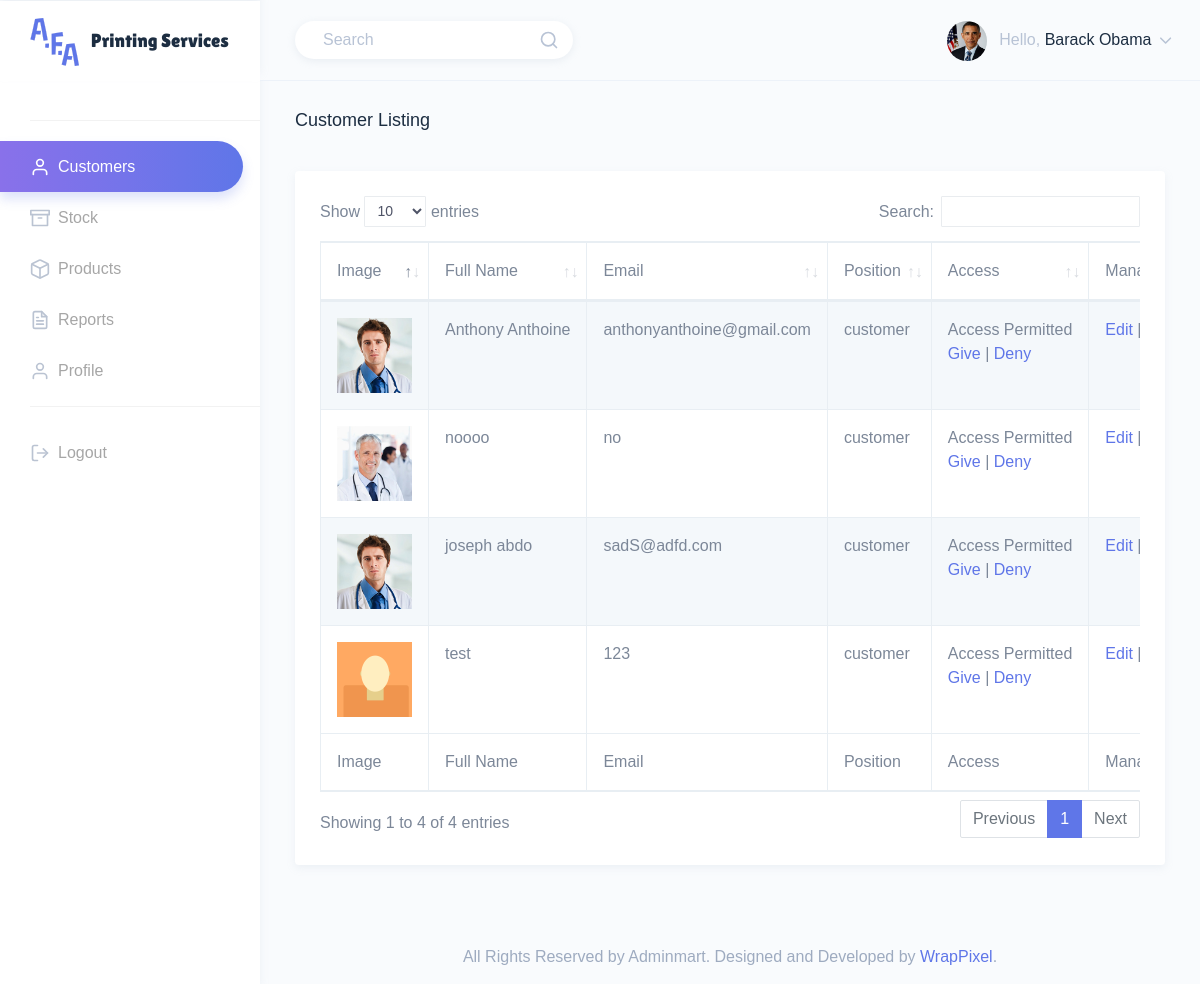
The app's page /src/html/manager/index.php (signed in) with its own data.
### tables this page shows
CREATE TABLE IF NOT EXISTS `user` (
  `user_id` int NOT NULL AUTO_INCREMENT,
  `full_name` varchar(150) NOT NULL,
  `email` varchar(150) NOT NULL,
  `phone` varchar(150) NOT NULL,
  `username` varchar(150) NOT NULL,
  `password` varchar(150) NOT NULL,
  `role` int NOT NULL,
  `access` tinyint(1) NOT NULL,
  `image_url` varchar(150) NOT NULL,
  PRIMARY KEY (`user_id`),
  KEY `role` (`role`)
);

CREATE TABLE IF NOT EXISTS `customer` (
  `customer_id` int NOT NULL AUTO_INCREMENT,
  `full_name` varchar(150) NOT NULL,
  `email` varchar(150) NOT NULL,
  `phone` varchar(150) NOT NULL,
  `username` varchar(150) NOT NULL,
  `password` varchar(255) NOT NULL,
  `image_url` varchar(150) NOT NULL,
  `access` tinyint(1) NOT NULL,
  PRIMARY KEY (`customer_id`)
);

### src/html/manager/index.php (the view, shortened to what this page needs)
<?php
    require_once('../../database/db.php');
    $sql = "SELECT full_name, image_url FROM user WHERE user_id=".$_SESSION['id']."";
    $query_result = mysqli_query($conn, $sql);
    while($record = mysqli_fetch_assoc($query_result)) {
      $user_info[] = $record;
    }
    $image_path=json_decode($user_info[0]['image_url'], true);
    $sql = "SELECT * FROM customer";
    $query_result = mysqli_query($conn, $sql);
    while($record = mysqli_fetch_assoc($query_result)) {
      $customer[] = $record;
    }
?>
<!DOCTYPE html>
<html dir="ltr" lang="en">
<head>
    <link href="../../assets/extra-libs/datatables.net-bs4/css/dataTables.bootstrap4.css" rel="stylesheet">
    <link href="../../dist/css/style.min.css" rel="stylesheet">
</head>
<body>
    <div id="main-wrapper" data-theme="light" data-layout="vertical" data-navbarbg="skin6" data-sidebartype="full" data-sidebar-position="fixed" data-header-position="fixed" data-boxed-layout="full">
        <header class="topbar" data-navbarbg="skin6">
            <nav class="navbar top-navbar navbar-expand-md">
                <div class="navbar-header" data-logobg="skin6">
                    <div class="navbar-brand">
                        <a href="index.php">
                            <b class="logo-icon">
                                <img src="../../assets/images/logo-icon-1.svg" alt="homepage" class="dark-logo" />
                            </b>
                            <span class="logo-text">
                                <img src="../../assets/images/logo-text-1.svg" alt="homepage" class="dark-logo" />
                            </span>
                        </a>
                    </div>
                </div>
                <div class="navbar-collapse collapse" id="navbarSupportedContent">
                    <ul class="navbar-nav float-left mr-auto ml-3 pl-1">
                      <li class="nav-item d-none d-md-block">
                          <a class="nav-link" href="javascript:void(0)">
                              <form>
                                  <div class="customize-input">
                                      <input class="form-control custom-shadow custom-radius border-0 bg-white"
                                          type="search" placeholder="Search" aria-label="Search">
                                      <i class="form-control-icon" data-feather="search"></i>
                                  </div>
                              </form>
                          </a>
                      </li>
                    </ul>
                    <ul class="navbar-nav float-right">
                        <li class="nav-item dropdown">
                            <a class="nav-link dropdown-toggle" href="javascript:void(0)" data-toggle="dropdown"
                                aria-haspopup="true" aria-expanded="false">
                                <?php echo"<img src='../../assets/images/users/".$image_path['path']."' alt='user' class='rounded-circle'
                                    width='40'>"; ?>
                                <span class="ml-2 d-none d-lg-inline-block"><span>Hello,</span> <span
                                        class="text-dark"><?php echo $user_info[0]['full_name']; ?></span> <i data-feather="chevron-down"
                                        class="svg-icon"></i></span>
                            </a>
                        </li>
                    </ul>
                </div>
            </nav>
        </header>
        <aside class="left-sidebar" data-sidebarbg="skin6">
            <div class="scroll-sidebar" data-sidebarbg="skin6">
                <nav class="sidebar-nav">
                    <ul id="sidebarnav">
                    <li class="list-divider"></li>
                    <li class="sidebar-item"> <a class="sidebar-link" href="index.php"
                            aria-expanded="false"><i data-feather="user" class="feather-icon"></i><span
                                class="hide-menu">Customers</span></a>
                    </li>
                    <li class="sidebar-item"> <a class="sidebar-link sidebar-link" href="stock.php"
                            aria-expanded="false"><i data-feather="archive" class="feather-icon"></i><span
                                class="hide-menu">Stock</span></a>
                    </li>
                    <li class="sidebar-item"> <a class="sidebar-link sidebar-link" href="products.php"
                            aria-expanded="false"><i data-feather="box" class="feather-icon"></i><span
                                class="hide-menu">Products</span></a>
                    </li>
                    <li class="sidebar-item"> <a class="sidebar-link sidebar-link" href="reports.php"
                            aria-expanded="false"><i data-feather="file-text" class="feather-icon"></i><span
                                class="hide-menu">Reports</span></a>
                    </li>
                    <li class="sidebar-item"> <a class="sidebar-link sidebar-link" href="profile.php"
                        aria-expanded="false"><i data-feather="user" class="feather-icon"></i><span
                            class="hide-menu">Profile</span></a>
                    </li>
                        <li class="list-divider"></li>
                        <li class="sidebar-item"> <a class="sidebar-link sidebar-link" href="../logout.php"
                                aria-expanded="false"><i data-feather="log-out" class="feather-icon"></i><span
                                    class="hide-menu">Logout</span></a></li>
                    </ul>
                </nav>
            </div>
        </aside>
        <div class="page-wrapper">
            <div class="page-breadcrumb">
                <div class="row">
                    <div class="col-7 align-self-center">
                        <h4 class="page-title text-truncate text-dark font-weight-medium mb-1">Customer Listing</h4>
                    </div>
                </div>
            </div>
            <div class="container-fluid">
                <div class="row">
                    <div class="col-12">
                        <div class="card">
                            <div class="card-body">
                                <div class="table-responsive">
                                    <table id="zero_config" class="table table-striped table-bordered no-wrap">
                                        <thead>
                                            <tr>
                                              <th>Image</th>
                                              <th>Full Name</th>
                                              <th>Email</th>
                                              <th>Position</th>
                                              <th>Access</th>
                                              <th>Manage</th>
                                            </tr>
                                        </thead>
                                        <tbody>
                                          <?php
                                              for($i=0;$i<count($customer);$i++){
                                                  $user_id=$customer[$i]['customer_id'];
                                                  $image_path=json_decode($customer[$i]['image_url'],true);
                                                  $full_name=$customer[$i]['full_name'];
                                                  $email=$customer[$i]['email'];
                                                  $position="customer";
                                                  if($customer[$i]['access']==0){
                                                      $access="Access Denied";
                                                  }else{
                                                      $access="Access Permitted";
                                                  }
                                                  echo "<tr>";
                                                  echo"<td> <img src='../../assets/images/users/".$image_path['path']."' width='75' height='75'></td>";
                                                  echo"<td>".$full_name."</td>";
                                                  echo"<td>".$email."</td>";
                                                  echo"<td>".$position."</td>";
                                                  echo"<td>".$access."<br />  <a href='../../database/customer_give_access.php?userId=".$user_id."'>Give</a> | <a href='../../database/customer_remove_access.php?userId=".$user_id."'>Deny</a> </td>";
                                                  echo"<td> <a href='./edit_customer.php?userId=".$user_id."'>Edit</a> | <a href='../../database/delete_customer.php?userId=".$user_id."'>Delete</a>  </td>";
                                                  echo "</tr>";
                                              }
                                          ?>
                                        </tbody>
                                        <tfoot>
                                            <tr>
                                              <th>Image</th>
                                              <th>Full Name</th>
                                              <th>Email</th>
                                              <th>Position</th>
                                              <th>Access</th>
                                              <th>Manage</th>
                                            </tr>
                                        </tfoot>
                                    </table>
                                </div>
                            </div>
                        </div>
                    </div>
                </div>
            </div>
            <footer class="footer text-center text-muted">
                All Rights Reserved by Adminmart. Designed and Developed by <a
                    href="https://wrappixel.com">WrapPixel</a>.
            </footer>
        </div>
    </div>
</body>
</html>

### records on screen
user: full_name "Barack Obama"
customer: full_name "Anthony Anthoine", email "anthonyanthoine@gmail.com", position "customer", access "Access Permitted"
customer: shows a picture, full_name "noooo", email "no", position "customer", access "Access Permitted"
customer: full_name "joseph abdo", email "sadS@adfd.com", position "customer", access "Access Permitted"
customer: shows a picture, full_name "test", email "123", position "customer", access "Access Permitted"
